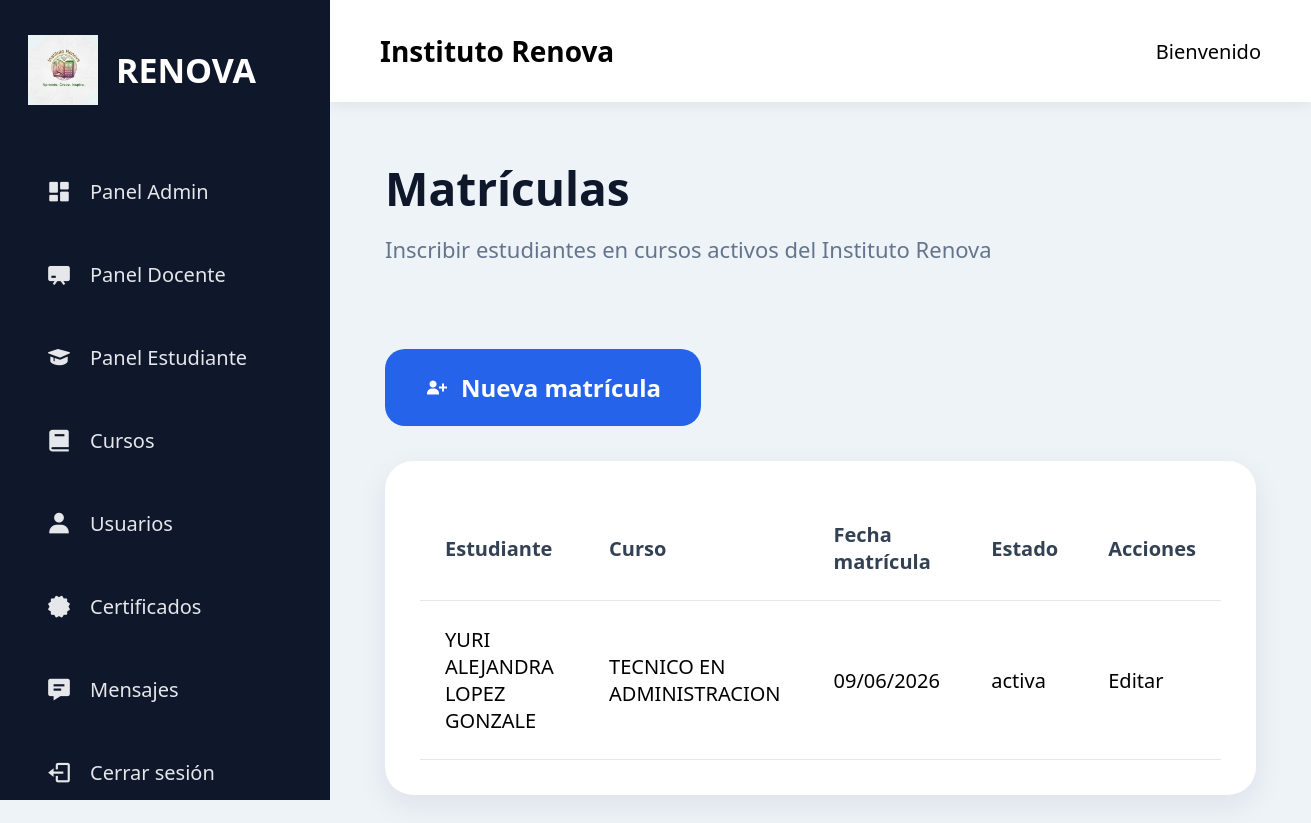
Screenshot of /admin/matriculas with the database file from the repository.
### models/matricula.py (models this page shows, shortened)
class Matricula(db.Model):
    __tablename__ = 'matriculas'
    id = db.Column(
        db.Integer,
        primary_key=True
    )
    fecha_matricula = db.Column(
        db.DateTime,
        default=datetime.utcnow
    )
    estado = db.Column(
        db.String(30),
        default='activa'
    )
    estudiante_id = db.Column(
        db.Integer,
        db.ForeignKey('usuarios.id'),
        nullable=False
    )
    curso_id = db.Column(
        db.Integer,
        db.ForeignKey('cursos.id'),
        nullable=False
    )
    estudiante = db.relationship(
        'Usuario',
        foreign_keys=[estudiante_id]
    )

### models/usuario.py (models this page shows, shortened)
class Usuario(db.Model, UserMixin):
    __tablename__ = 'usuarios'
    id = db.Column(
        db.Integer,
        primary_key=True
    )
    nombre = db.Column(
        db.String(100),
        nullable=False
    )
    apellido = db.Column(
        db.String(100),
        nullable=False
    )
    tipo_documento = db.Column(
        db.String(20)
    )
    numero_documento = db.Column(
        db.String(30),
        unique=True
    )
    correo = db.Column(
        db.String(120),
        unique=True,
        nullable=False
    )
    password = db.Column(
        db.String(255),
        nullable=False
    )
    rol = db.Column(
        db.String(20),
        nullable=False
    )
    foto = db.Column(
        db.String(255)
    )
    activo = db.Column(
        db.Boolean,
        default=True
    )
    fecha_registro = db.Column(
        db.DateTime,
        default=datetime.utcnow
    )

### models/curso.py (models this page shows, shortened)
class Curso(db.Model):
    __tablename__ = 'cursos'
    id = db.Column(db.Integer, primary_key=True)
    nombre = db.Column(
        db.String(150),
        nullable=False
    )
    descripcion = db.Column(
        db.Text,
        nullable=False
    )
    imagen = db.Column(
        db.String(255)
    )
    activo = db.Column(
        db.Boolean,
        default=True
    )
    fecha_creacion = db.Column(
        db.DateTime,
        default=datetime.utcnow
    )
    docente_id = db.Column(
        db.Integer,
        db.ForeignKey('usuarios.id')
    )
    docente = db.relationship(
        'Usuario',
        foreign_keys=[docente_id]
    )
    modulos = db.relationship(
        'Modulo',
        backref='curso',
        lazy=True,
        cascade='all, delete-orphan'
    )
    matriculas = db.relationship(
        'Matricula',
        backref='curso',
        lazy=True,
        cascade='all, delete-orphan'
    )
    certificados = db.relationship(
        'Certificado',
        backref='curso',
        lazy=True
    )

### routes/admin_routes.py (the view)
@admin.route('/matriculas')
def matriculas():
    matriculas = Matricula.query.order_by(Matricula.fecha_matricula.desc()).all()
    return render_template('admin/matriculas.html', matriculas=matriculas)

### templates/admin/matriculas.html (shortened to what this page needs)
{% extends 'layout.html' %}
{% block content %}
<div class="page-header">
    <h1>Matrículas</h1>
    <p>Inscribir estudiantes en cursos activos del Instituto Renova</p>
</div>
<div class="actions-bar">
    <a href="{{ url_for('admin.crear_matricula') }}" class="btn-primary">
        <i class='bx bxs-user-plus'></i>
        Nueva matrícula
    </a>
</div>
<div class="table-card">
    <table>
        <thead>
            <tr>
                <th>Estudiante</th>
                <th>Curso</th>
                <th>Fecha matrícula</th>
                <th>Estado</th>
                <th>Acciones</th>
            </tr>
        </thead>
        <tbody>
            {% for matricula in matriculas %}
            <tr>
                <td>{{ matricula.estudiante.nombre }} {{ matricula.estudiante.apellido }}</td>
                <td>{{ matricula.curso.nombre }}</td>
                <td>{{ matricula.fecha_matricula.strftime('%d/%m/%Y') }}</td>
                <td>{{ matricula.estado }}</td>
                <td>Editar</td>
            </tr>
            {% else %}
            <tr>
                <td colspan="5" class="empty-table">
                    No hay matrículas registradas todavía.
                </td>
            </tr>
            {% endfor %}
        </tbody>
    </table>
</div>
{% endblock %}

### static/css/style.css (style rules this page uses)
* { margin:0; padding:0; box-sizing:border-box; font-family:'Segoe UI', sans-serif; }
body { display:flex; min-height:100vh; background:#eef3f8; font-size:20px; }
.page-header { margin-bottom:45px; }
.page-header h1 { font-size:46px; color:#0f172a; margin-bottom:15px; }
.page-header p { font-size:22px; color:#64748b; }
.actions-bar { margin-bottom:35px; }
.btn-primary { display:inline-flex; align-items:center; gap:12px; background:#2563eb; color:white; padding:20px 32px; border-radius:18px; text-decoration:none; font-size:20px; font-weight:700; }
.table-card { background:white; border-radius:28px; padding:35px; box-shadow:0 10px 30px rgba(15,23,42,.08); }
table { width:100%; border-collapse:collapse; font-size:20px; }
th, td { padding:25px; border-bottom:1px solid #e5e7eb; }
th { color:#334155; text-align:left; }
.btn-primary { margin-top:40px; display:inline-flex; align-items:center; justify-content:center; background:#2563eb; color:white; border:none; padding:22px 40px; border-radius:20px; font-size:24px; font-weight:700; cursor:pointer; transition:.3s; }

### rows the page displays
Matricula: estudiante.nombre "YURI ALEJANDRA", estudiante.apellido "LOPEZ GONZALE", curso.nombre "TECNICO EN ADMINISTRACION", fecha_matricula "09/06/2026", estado "activa"
